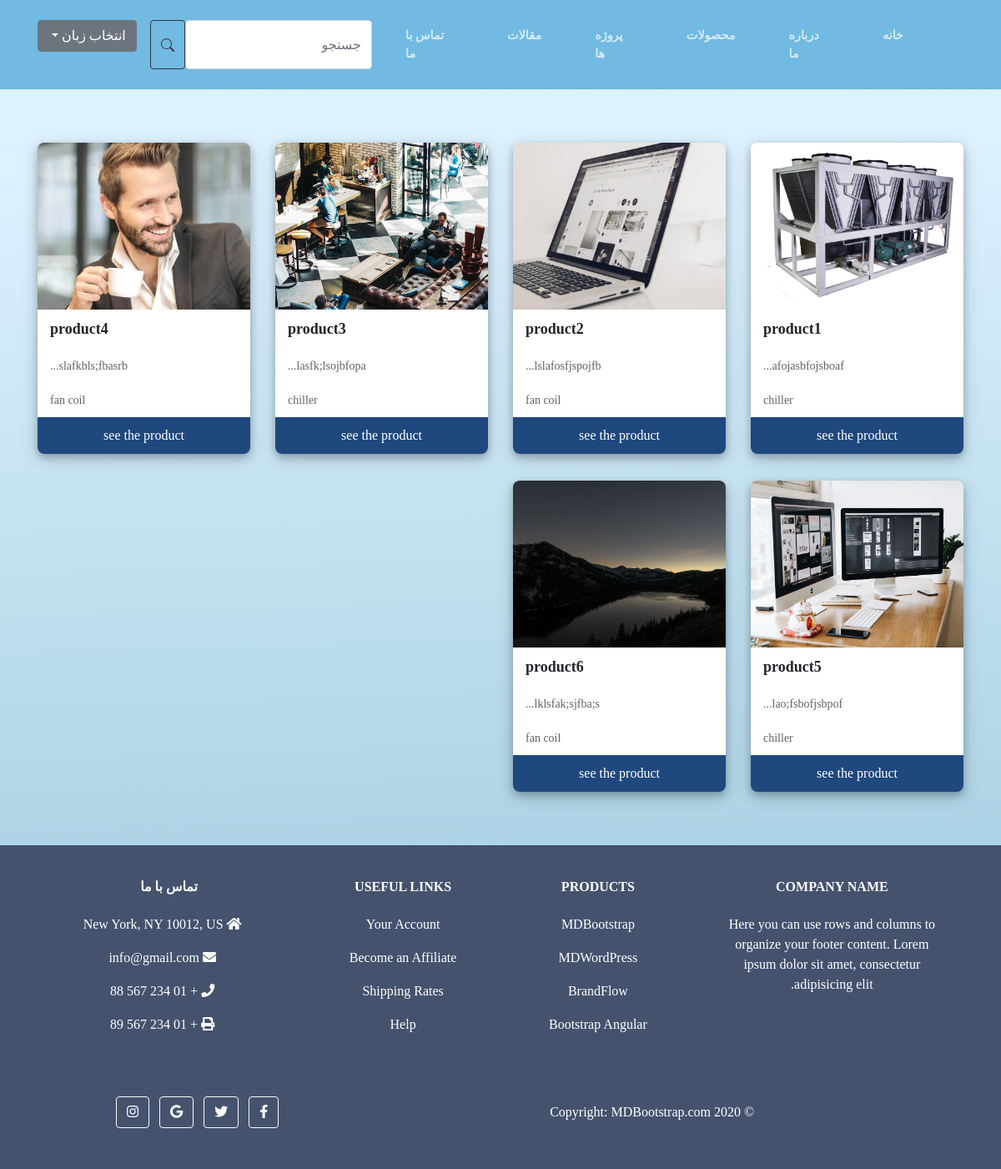
Screenshot of /products/ with the database file from the repository.
### pages/models.py (models this page shows, shortened)
class product(models.Model):
    title=models.CharField(max_length=100)
    FaTitle=models.CharField(max_length=100)
    type=models.ForeignKey(Type,on_delete=models.CASCADE)
    text=models.CharField(max_length=1000)
    FaText=models.CharField(max_length=1000)
    main_image=models.ImageField(upload_to="uploadedimages/")

class Type(models.Model):
    name=models.CharField(max_length=100)
    Faname=models.CharField(max_length=100)

### FaPages/views.py (the view)
# urls.py: path("products/",views.products,name='Faproducts'),
def products(request):
    theproducts=product.objects.all()
    return render(request,'fa/products.html',{
        "products":theproducts,
    })

### pages/templates/fa/products.html (shortened to what this page needs)
{% extends 'fabase.html' %} {% load static %} {% block content %}
<div class="container py-5">
  <section>
    <div class="row">
      {% for product in products %}
      <div class="col-md-3 py-3">
        <div class="card-sl">
          <div class="card-image">
            <img src="{{product.main_image.url}}" style="height: 100%; width: 100%; object-fit: cover;" />
          </div>
          <div class="card-heading">{{product.title}}</div>
          <div class="card-text">{{product.text|slice:15}}...</div>
          <div class="card-text">{{product.type.name}}</div>
          <a href="{% url 'Faseeproduct' product.pk %}" class="card-button">
            see the product</a
          >
        </div>
      </div>
      {% endfor %}
    </div>
  </section>
</div>
{% endblock %}

### static/css/basestyle.css (style rules this page uses)
:root { --bs-blue: #0d6efd; --bs-indigo: #6610f2; --bs-purple: #6f42c1; --bs-pink: #d63384; --bs-red: #dc3545; --bs-orange: #fd7e14; --bs-yellow: #ffc107; --bs-green: #198754; --bs-teal: #20c997; --bs-cyan: #0dcaf0; --bs-black: #000; --bs-white: #fff; --bs-gray: #6c757d; --bs-gray-dark: #343a40; --bs-gray-100: #f8f9fa; --bs-gray-200: #e9ecef; --bs-gray-300: #dee2e6; --bs-gray-400: #ced4da; --bs-gray-500: #adb5bd; --bs-gray-600: #6c757d; --bs-gray-700: #495057; --bs-gray-800: #343a40; --bs-gray-900: #212529; --bs-primary: #e6a756; --bs-secondary: #2F170F; --bs-success: #198754; --bs-info: #0dcaf0; --bs-warning: #ffc107; --bs-danger: #dc3545; --bs-light: #f8f9fa; --bs-dark: #212529; --bs-primary-rgb: 230, 167, 86; --bs-secondary-rgb: 47, 23, 15; --bs-success-rgb: 25, 135, 84; --bs-info-rgb: 13, 202, 240; --bs-warning-rgb: 255, 193, 7; --bs-danger-rgb: 220, 53, 69; --bs-light-rgb: 248, 249, 250; --bs-dark-rgb: 33, 37, 41; --bs-white-rgb: 255, 255, 255; --bs-black-rgb: 0, 0, 0; --bs-body-color-rgb: 33, 37, 41; --bs-body-bg-rgb: 255, 255, 255; --bs-font-sans-serif: system-ui, -apple-system, "Segoe UI", Roboto, "Helvetica Neue", "Noto Sans", "Liberation Sans", Arial, sans-serif, "Apple Color Emoji", "Segoe UI Emoji", "Segoe UI Symbol", "Noto Color Emoji"; --bs-font-monospace: SFMono-Regular, Menlo, Monaco, Consolas, "Liberation Mono", "Courier New", monospace; --bs-gradient: linear-gradient(180deg, rgba(255, 255, 255, 0.15), rgba(255, 255, 255, 0)); --bs-body-font-family: Lora, -apple-system, BlinkMacSystemFont, Segoe UI, Roboto, Helvetica Neue, Arial, sans-serif, Apple Color Emoji, Segoe UI Emoji, Segoe UI Symbol, Noto Color Emoji; --bs-body-font-size: 1rem; --bs-body-font-weight: 400; --bs-body-line-height: 1.5; --bs-body-color: #212529; --bs-body-bg: #fff; --bs-border-width: 1px; --bs-border-style: solid; --bs-border-color: #dee2e6; --bs-border-color-translucent: rgba(0, 0, 0, 0.175); --bs-border-radius: 0.375rem; --bs-border-radius-sm: 0.25rem; --bs-border-radius-lg: 0.5rem; --bs-border-radius-xl: 1rem; --bs-border-radius-2xl: 2rem; --bs-border-radius-pill: 50rem; --bs-link-color: #e6a756; --bs-link-hover-color: #b88645; --bs-code-color: #d63384; --bs-highlight-bg: #fff3cd; }
body { background: linear-gradient(178deg, rgba(201, 234, 252, 0.51) 14.9%, rgba(139, 192, 216, 0.73) 80%); }

### static/css/articles.css (style rules this page uses)
body { font-family: "Baloo 2", cursive; font-size: 16px; text-rendering: optimizeLegibility; font-weight: initial; }
a, a:hover { text-decoration: none; transition: color 0.3s ease-in-out; }

### pages/templates/fa/products.html (style rules this page uses)
body { font-family: Varela Round; }
a { text-decoration: none; }
.card-sl { border-radius: 8px; box-shadow: 0 4px 8px 0 rgba(0, 0, 0, 0.2), 0 6px 20px 0 rgba(0, 0, 0, 0.19); }
.card-image img { max-height: 100%; max-width: 100%; border-radius: 8px 8px 0px 0; }
.card-heading { font-size: 18px; font-weight: bold; background: #fff; padding: 10px 15px; }
.card-text { padding: 10px 15px; background: #fff; font-size: 14px; color: #636262; }
.card-button { display: flex; justify-content: center; padding: 10px 0; width: 100%; background-color: #1f487e; color: #fff; border-radius: 0 0 8px 8px; }
@media screen and (max-width: 1540px) { .card-image { height: 200px; } }

### rows the page displays
product: main_image (picture), title "product1", text "afojasbfojsboaf", type.name "chiller"
product: main_image (picture), title "product2", text "lslafosfjspojfb", type.name "fan coil"
product: main_image (picture), title "product3", text "lasfk;lsojbfopa", type.name "chiller"
product: main_image (picture), title "product4", text "slafkbls;fbasrb", type.name "fan coil"
product: main_image (picture), title "product5", text "lao;fsbofjsbpof", type.name "chiller"
product: main_image (picture), title "product6", text "lklsfak;sjfba;s", type.name "fan coil"
